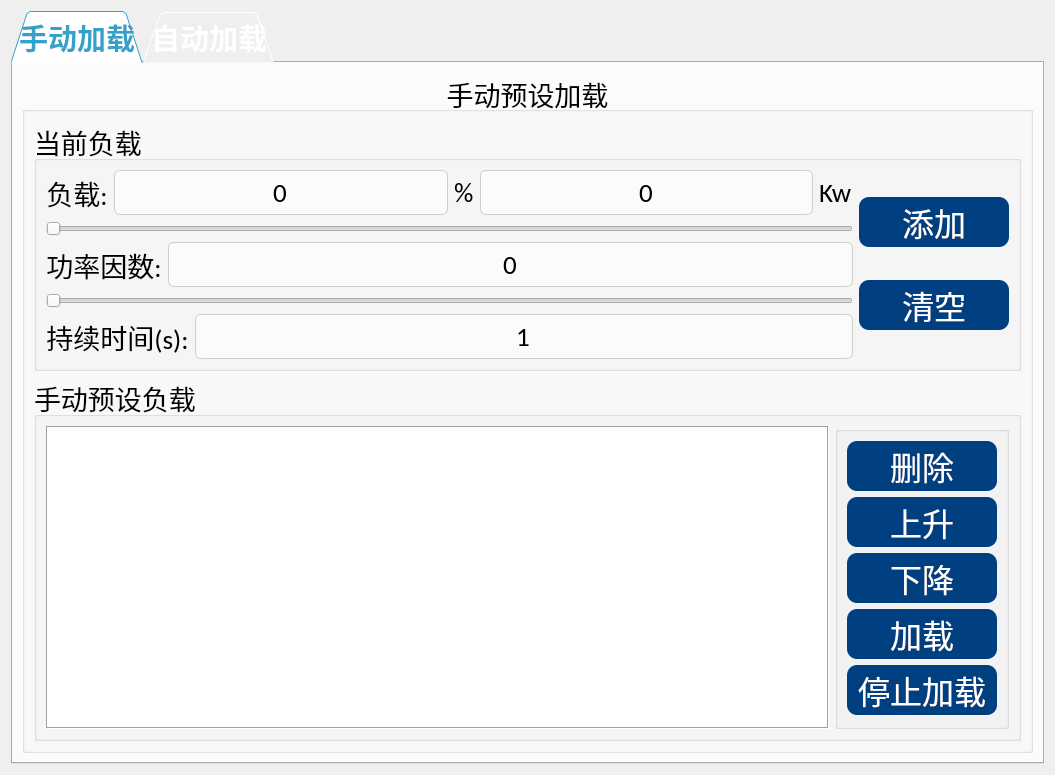
<?xml version="1.0" encoding="UTF-8"?>
<ui version="4.0">
 <class>Page1_fzsz</class>
 <widget class="QWidget" name="Page1_fzsz">
  <property name="geometry">
   <rect>
    <x>0</x>
    <y>0</y>
    <width>1055</width>
    <height>766</height>
   </rect>
  </property>
  <property name="font">
   <font>
    <family>Calibri</family>
    <pointsize>20</pointsize>
   </font>
  </property>
  <property name="windowTitle">
   <string>Form</string>
  </property>
  <property name="styleSheet">
   <string notr="true">#QTabWidget::pane {

        border-radius:5px;

}

QTabWidget::tab-bar {
        alignment: left;

}

QTabBar::tab {
        background:  rgba(192, 192, 192, 150);
        border: none;
        border-top-left-radius: 4px;
        border-top-right-radius: 4px;
        min-width: 80px;
        padding: 8px;
color:white;
}

QTabBar::tab:selected {

		color:#33A1C9;
		background:white;

}


QTabBar::tab:hover {
        color:#B0E0E6;
		background:white;

}</string>
  </property>
  <layout class="QVBoxLayout" name="verticalLayout_7">
   <item>
    <widget class="QTabWidget" name="tabWidget">
     <property name="font">
      <font>
       <family>Calibri</family>
       <pointsize>22</pointsize>
       <weight>75</weight>
       <bold>true</bold>
      </font>
     </property>
     <property name="styleSheet">
      <string notr="true">QLineEdit {
          background: rgba(255, 255, 255, 150);
          border: 1px solid #cccccc;
           border-radius: 6px;
        }
        QLineEdit:hover {
           background: rgba(255, 255, 255, 200);
        }
        QLineEdit:focus {
           border: 2px solid #66afe9;
        }
       QLineEdit:pressed {
          background: rgba(255, 255, 255, 255);
        }


QPushButton{
width:150px;
height:50px;
 background-color: #004080;
  color: white;
  border: none;
 border-radius: 10px;
}
QPushButton:hover {
	background-color: #0080FF;
}
QPushButton:pressed {
	background-color: #0000FF;
}</string>
     </property>
     <property name="tabPosition">
      <enum>QTabWidget::North</enum>
     </property>
     <property name="tabShape">
      <enum>QTabWidget::Triangular</enum>
     </property>
     <property name="currentIndex">
      <number>0</number>
     </property>
     <property name="tabBarAutoHide">
      <bool>true</bool>
     </property>
     <widget class="QWidget" name="tab_3">
      <attribute name="title">
       <string>手动加载</string>
      </attribute>
      <layout class="QVBoxLayout" name="verticalLayout_13">
       <item>
        <widget class="QGroupBox" name="groupBox_8">
         <property name="font">
          <font>
           <family>Calibri</family>
           <pointsize>20</pointsize>
           <weight>50</weight>
           <italic>false</italic>
           <bold>false</bold>
          </font>
         </property>
         <property name="styleSheet">
          <string notr="true"/>
         </property>
         <property name="title">
          <string>手动预设加载</string>
         </property>
         <property name="alignment">
          <set>Qt::AlignCenter</set>
         </property>
         <layout class="QVBoxLayout" name="verticalLayout_6">
          <item>
           <widget class="QGroupBox" name="groupBox_9">
            <property name="font">
             <font>
              <family>Calibri</family>
              <pointsize>20</pointsize>
             </font>
            </property>
            <property name="styleSheet">
             <string notr="true"/>
            </property>
            <property name="title">
             <string>当前负载</string>
            </property>
            <layout class="QGridLayout" name="gridLayout_2">
             <item row="0" column="0">
              <layout class="QVBoxLayout" name="verticalLayout_4">
               <item>
                <layout class="QHBoxLayout" name="horizontalLayout_2">
                 <item>
                  <widget class="QLabel" name="label_4">
                   <property name="font">
                    <font>
                     <family>Calibri</family>
                     <pointsize>20</pointsize>
                    </font>
                   </property>
                   <property name="text">
                    <string>负载:</string>
                   </property>
                   <property name="alignment">
                    <set>Qt::AlignCenter</set>
                   </property>
                  </widget>
                 </item>
                 <item>
                  <widget class="QLineEdit" name="lineEdit_2">
                   <property name="sizePolicy">
                    <sizepolicy hsizetype="Expanding" vsizetype="Minimum">
                     <horstretch>0</horstretch>
                     <verstretch>0</verstretch>
                    </sizepolicy>
                   </property>
                   <property name="minimumSize">
                    <size>
                     <width>150</width>
                     <height>45</height>
                    </size>
                   </property>
                   <property name="font">
                    <font>
                     <family>Calibri</family>
                     <pointsize>20</pointsize>
                    </font>
                   </property>
                   <property name="text">
                    <string>0</string>
                   </property>
                   <property name="alignment">
                    <set>Qt::AlignCenter</set>
                   </property>
                   <property name="readOnly">
                    <bool>true</bool>
                   </property>
                  </widget>
                 </item>
                 <item>
                  <widget class="QLabel" name="label">
                   <property name="font">
                    <font>
                     <family>Calibri</family>
                     <pointsize>20</pointsize>
                    </font>
                   </property>
                   <property name="text">
                    <string>%</string>
                   </property>
                  </widget>
                 </item>
                 <item>
                  <widget class="QLineEdit" name="lineEdit_3">
                   <property name="sizePolicy">
                    <sizepolicy hsizetype="Expanding" vsizetype="Minimum">
                     <horstretch>0</horstretch>
                     <verstretch>0</verstretch>
                    </sizepolicy>
                   </property>
                   <property name="minimumSize">
                    <size>
                     <width>150</width>
                     <height>45</height>
                    </size>
                   </property>
                   <property name="font">
                    <font>
                     <family>Calibri</family>
                     <pointsize>20</pointsize>
                    </font>
                   </property>
                   <property name="text">
                    <string>0</string>
                   </property>
                   <property name="alignment">
                    <set>Qt::AlignCenter</set>
                   </property>
                   <property name="readOnly">
                    <bool>true</bool>
                   </property>
                  </widget>
                 </item>
                 <item>
                  <widget class="QLabel" name="label_7">
                   <property name="font">
                    <font>
                     <family>Calibri</family>
                     <pointsize>20</pointsize>
                    </font>
                   </property>
                   <property name="text">
                    <string>Kw</string>
                   </property>
                  </widget>
                 </item>
                </layout>
               </item>
               <item>
                <widget class="QSlider" name="horizontalSlider">
                 <property name="mouseTracking">
                  <bool>false</bool>
                 </property>
                 <property name="toolTip">
                  <string/>
                 </property>
                 <property name="maximum">
                  <number>100</number>
                 </property>
                 <property name="value">
                  <number>0</number>
                 </property>
                 <property name="sliderPosition">
                  <number>0</number>
                 </property>
                 <property name="orientation">
                  <enum>Qt::Horizontal</enum>
                 </property>
                </widget>
               </item>
               <item>
                <layout class="QHBoxLayout" name="horizontalLayout_5">
                 <item>
                  <widget class="QLabel" name="label_2">
                   <property name="font">
                    <font>
                     <family>Calibri</family>
                     <pointsize>20</pointsize>
                    </font>
                   </property>
                   <property name="text">
                    <string>功率因数:</string>
                   </property>
                   <property name="alignment">
                    <set>Qt::AlignCenter</set>
                   </property>
                  </widget>
                 </item>
                 <item>
                  <widget class="QLineEdit" name="lineEdit">
                   <property name="sizePolicy">
                    <sizepolicy hsizetype="Expanding" vsizetype="Minimum">
                     <horstretch>0</horstretch>
                     <verstretch>0</verstretch>
                    </sizepolicy>
                   </property>
                   <property name="minimumSize">
                    <size>
                     <width>150</width>
                     <height>45</height>
                    </size>
                   </property>
                   <property name="font">
                    <font>
                     <family>Calibri</family>
                     <pointsize>20</pointsize>
                    </font>
                   </property>
                   <property name="text">
                    <string>0</string>
                   </property>
                   <property name="alignment">
                    <set>Qt::AlignCenter</set>
                   </property>
                   <property name="readOnly">
                    <bool>true</bool>
                   </property>
                  </widget>
                 </item>
                </layout>
               </item>
               <item>
                <widget class="QSlider" name="horizontalSlider_2">
                 <property name="maximum">
                  <number>10</number>
                 </property>
                 <property name="pageStep">
                  <number>1</number>
                 </property>
                 <property name="orientation">
                  <enum>Qt::Horizontal</enum>
                 </property>
                </widget>
               </item>
               <item>
                <layout class="QHBoxLayout" name="horizontalLayout_7">
                 <item>
                  <widget class="QLabel" name="label_3">
                   <property name="font">
                    <font>
                     <family>Calibri</family>
                     <pointsize>20</pointsize>
                    </font>
                   </property>
                   <property name="text">
                    <string>持续时间(s):</string>
                   </property>
                   <property name="alignment">
                    <set>Qt::AlignCenter</set>
                   </property>
                  </widget>
                 </item>
                 <item>
                  <widget class="QLineEdit" name="lineEdit_4">
                   <property name="sizePolicy">
                    <sizepolicy hsizetype="Expanding" vsizetype="Minimum">
                     <horstretch>0</horstretch>
                     <verstretch>0</verstretch>
                    </sizepolicy>
                   </property>
                   <property name="minimumSize">
                    <size>
                     <width>150</width>
                     <height>45</height>
                    </size>
                   </property>
                   <property name="font">
                    <font>
                     <family>Calibri</family>
                     <pointsize>20</pointsize>
                    </font>
                   </property>
                   <property name="text">
                    <string>1</string>
                   </property>
                   <property name="alignment">
                    <set>Qt::AlignCenter</set>
                   </property>
                  </widget>
                 </item>
                </layout>
               </item>
              </layout>
             </item>
             <item row="0" column="1">
              <layout class="QVBoxLayout" name="verticalLayout_3">
               <item>
                <widget class="QPushButton" name="pushButton_4">
                 <property name="font">
                  <font>
                   <family>Calibri</family>
                   <pointsize>24</pointsize>
                  </font>
                 </property>
                 <property name="text">
                  <string>添加</string>
                 </property>
                </widget>
               </item>
               <item>
                <widget class="QPushButton" name="pushButton">
                 <property name="font">
                  <font>
                   <family>Calibri</family>
                   <pointsize>24</pointsize>
                  </font>
                 </property>
                 <property name="text">
                  <string>清空</string>
                 </property>
                </widget>
               </item>
              </layout>
             </item>
            </layout>
           </widget>
          </item>
          <item>
           <widget class="QGroupBox" name="groupBox_10">
            <property name="font">
             <font>
              <family>Calibri</family>
              <pointsize>20</pointsize>
              <weight>50</weight>
              <italic>false</italic>
              <bold>false</bold>
             </font>
            </property>
            <property name="styleSheet">
             <string notr="true"/>
            </property>
            <property name="title">
             <string>手动预设负载</string>
            </property>
            <layout class="QGridLayout" name="gridLayout_4">
             <item row="0" column="0">
              <widget class="QTableView" name="tableView">
               <property name="sizePolicy">
                <sizepolicy hsizetype="Expanding" vsizetype="Expanding">
                 <horstretch>0</horstretch>
                 <verstretch>0</verstretch>
                </sizepolicy>
               </property>
               <property name="font">
                <font>
                 <family>Calibri</family>
                 <pointsize>20</pointsize>
                 <weight>50</weight>
                 <italic>false</italic>
                 <bold>false</bold>
                </font>
               </property>
               <property name="frameShape">
                <enum>QFrame::Box</enum>
               </property>
               <property name="frameShadow">
                <enum>QFrame::Sunken</enum>
               </property>
               <property name="midLineWidth">
                <number>0</number>
               </property>
               <property name="alternatingRowColors">
                <bool>true</bool>
               </property>
               <property name="textElideMode">
                <enum>Qt::ElideNone</enum>
               </property>
               <property name="gridStyle">
                <enum>Qt::SolidLine</enum>
               </property>
               <attribute name="horizontalHeaderCascadingSectionResizes">
                <bool>true</bool>
               </attribute>
               <attribute name="horizontalHeaderStretchLastSection">
                <bool>true</bool>
               </attribute>
               <attribute name="verticalHeaderVisible">
                <bool>false</bool>
               </attribute>
               <attribute name="verticalHeaderHighlightSections">
                <bool>false</bool>
               </attribute>
              </widget>
             </item>
             <item row="0" column="1">
              <widget class="QGroupBox" name="groupBox_13">
               <property name="title">
                <string/>
               </property>
               <layout class="QHBoxLayout" name="horizontalLayout_16">
                <item>
                 <layout class="QVBoxLayout" name="verticalLayout_8">
                  <item>
                   <widget class="QPushButton" name="pushButton_12">
                    <property name="font">
                     <font>
                      <family>Calibri</family>
                      <pointsize>24</pointsize>
                     </font>
                    </property>
                    <property name="text">
                     <string>删除</string>
                    </property>
                   </widget>
                  </item>
                  <item>
                   <widget class="QPushButton" name="pushButton_14">
                    <property name="font">
                     <font>
                      <family>Calibri</family>
                      <pointsize>24</pointsize>
                     </font>
                    </property>
                    <property name="text">
                     <string>上升</string>
                    </property>
                   </widget>
                  </item>
                  <item>
                   <widget class="QPushButton" name="pushButton_15">
                    <property name="font">
                     <font>
                      <family>Calibri</family>
                      <pointsize>24</pointsize>
                     </font>
                    </property>
                    <property name="text">
                     <string>下降</string>
                    </property>
                   </widget>
                  </item>
                  <item>
                   <widget class="QPushButton" name="pushButton_2">
                    <property name="font">
                     <font>
                      <family>Calibri</family>
                      <pointsize>24</pointsize>
                     </font>
                    </property>
                    <property name="text">
                     <string>加载</string>
                    </property>
                   </widget>
                  </item>
                  <item>
                   <widget class="QPushButton" name="pushButton_3">
                    <property name="font">
                     <font>
                      <family>Calibri</family>
                      <pointsize>24</pointsize>
                     </font>
                    </property>
                    <property name="text">
                     <string>停止加载</string>
                    </property>
                   </widget>
                  </item>
                 </layout>
                </item>
               </layout>
              </widget>
             </item>
            </layout>
           </widget>
          </item>
         </layout>
        </widget>
       </item>
      </layout>
     </widget>
     <widget class="QWidget" name="tab_4">
      <attribute name="title">
       <string>自动加载</string>
      </attribute>
      <layout class="QGridLayout" name="gridLayout_10">
       <item row="0" column="0" colspan="2">
        <widget class="QGroupBox" name="groupBox_11">
         <property name="font">
          <font>
           <family>Calibri</family>
           <pointsize>20</pointsize>
          </font>
         </property>
         <property name="styleSheet">
          <string notr="true"/>
         </property>
         <property name="title">
          <string>自动加载</string>
         </property>
         <property name="alignment">
          <set>Qt::AlignCenter</set>
         </property>
         <layout class="QVBoxLayout" name="verticalLayout_10">
          <item>
           <widget class="QGroupBox" name="groupBox_16">
            <property name="font">
             <font>
              <family>Calibri</family>
              <pointsize>20</pointsize>
             </font>
            </property>
            <property name="styleSheet">
             <string notr="true"/>
            </property>
            <property name="title">
             <string>预设负载</string>
            </property>
            <layout class="QGridLayout" name="gridLayout_11">
             <item row="0" column="0">
              <widget class="QTableView" name="tableView_3">
               <attribute name="horizontalHeaderCascadingSectionResizes">
                <bool>true</bool>
               </attribute>
              </widget>
             </item>
            </layout>
           </widget>
          </item>
          <item>
           <widget class="QGroupBox" name="groupBox_12">
            <property name="font">
             <font>
              <family>Calibri</family>
              <pointsize>20</pointsize>
              <weight>50</weight>
              <italic>false</italic>
              <bold>false</bold>
             </font>
            </property>
            <property name="styleSheet">
             <string notr="true"/>
            </property>
            <property name="title">
             <string>加载负载</string>
            </property>
            <layout class="QGridLayout" name="gridLayout">
             <item row="0" column="1">
              <widget class="QGroupBox" name="groupBox_4">
               <property name="styleSheet">
                <string notr="true"/>
               </property>
               <property name="title">
                <string/>
               </property>
               <layout class="QHBoxLayout" name="horizontalLayout_3">
                <item>
                 <layout class="QVBoxLayout" name="verticalLayout_9">
                  <item>
                   <widget class="QPushButton" name="pushButton_16">
                    <property name="font">
                     <font>
                      <family>Calibri</family>
                      <pointsize>24</pointsize>
                     </font>
                    </property>
                    <property name="text">
                     <string> 选择</string>
                    </property>
                   </widget>
                  </item>
                  <item>
                   <widget class="QPushButton" name="pushButton_13">
                    <property name="font">
                     <font>
                      <family>Calibri</family>
                      <pointsize>24</pointsize>
                     </font>
                    </property>
                    <property name="text">
                     <string> 添加</string>
                    </property>
                   </widget>
                  </item>
                  <item>
                   <widget class="QPushButton" name="pushButton_17">
                    <property name="font">
                     <font>
                      <family>Calibri</family>
                      <pointsize>24</pointsize>
                     </font>
                    </property>
                    <property name="text">
                     <string>清除</string>
                    </property>
                   </widget>
                  </item>
                  <item>
                   <widget class="QPushButton" name="pushButton_18">
                    <property name="font">
                     <font>
                      <family>Calibri</family>
                      <pointsize>24</pointsize>
                     </font>
                    </property>
                    <property name="text">
                     <string>上升</string>
                    </property>
                   </widget>
                  </item>
                  <item>
                   <widget class="QPushButton" name="pushButton_19">
                    <property name="font">
                     <font>
                      <family>Calibri</family>
                      <pointsize>24</pointsize>
                     </font>
                    </property>
                    <property name="text">
                     <string>下降</string>
                    </property>
                   </widget>
                  </item>
                 </layout>
                </item>
               </layout>
              </widget>
             </item>
             <item row="0" column="0">
              <widget class="QTableView" name="tableView_2">
               <property name="alternatingRowColors">
                <bool>true</bool>
               </property>
               <attribute name="horizontalHeaderCascadingSectionResizes">
                <bool>true</bool>
               </attribute>
               <attribute name="horizontalHeaderDefaultSectionSize">
                <number>150</number>
               </attribute>
               <attribute name="horizontalHeaderHighlightSections">
                <bool>true</bool>
               </attribute>
               <attribute name="horizontalHeaderStretchLastSection">
                <bool>true</bool>
               </attribute>
               <attribute name="verticalHeaderVisible">
                <bool>false</bool>
               </attribute>
               <attribute name="verticalHeaderHighlightSections">
                <bool>false</bool>
               </attribute>
              </widget>
             </item>
            </layout>
           </widget>
          </item>
         </layout>
        </widget>
       </item>
      </layout>
     </widget>
    </widget>
   </item>
  </layout>
 </widget>
 <resources/>
 <connections/>
</ui>
